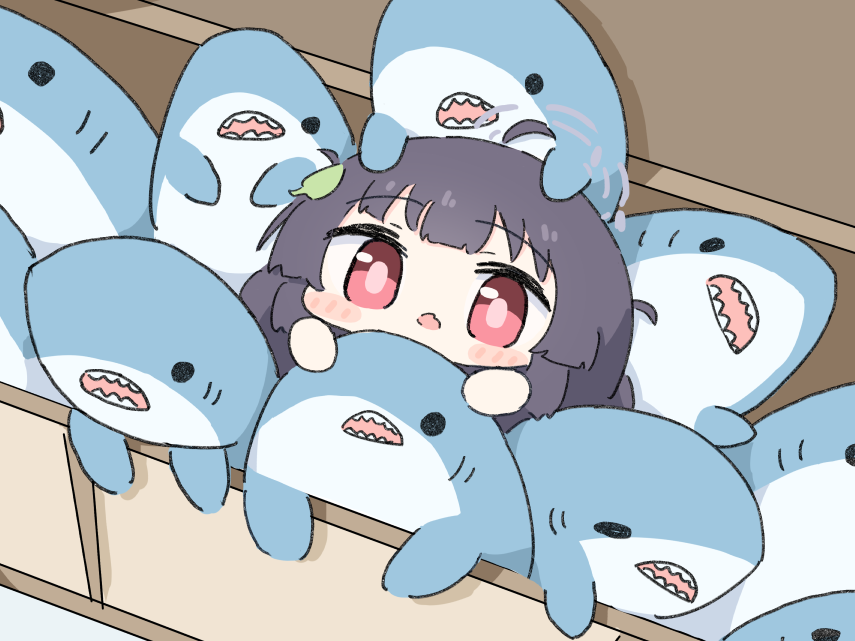
#> input picture transformation/miyu.png, 855 x 641 px
$ python rotate.py
#> lines starting #> are read from the running program, lines starting #| are printed output that depends on the picture
import cv2

img = cv2.imread("./miyu.png")
#> img is the input picture: shape (641, 855, 3); mean B, G, R 192.3, 187.5, 179.6
rotated_img = cv2.rotate(img, cv2.ROTATE_90_CLOCKWISE)
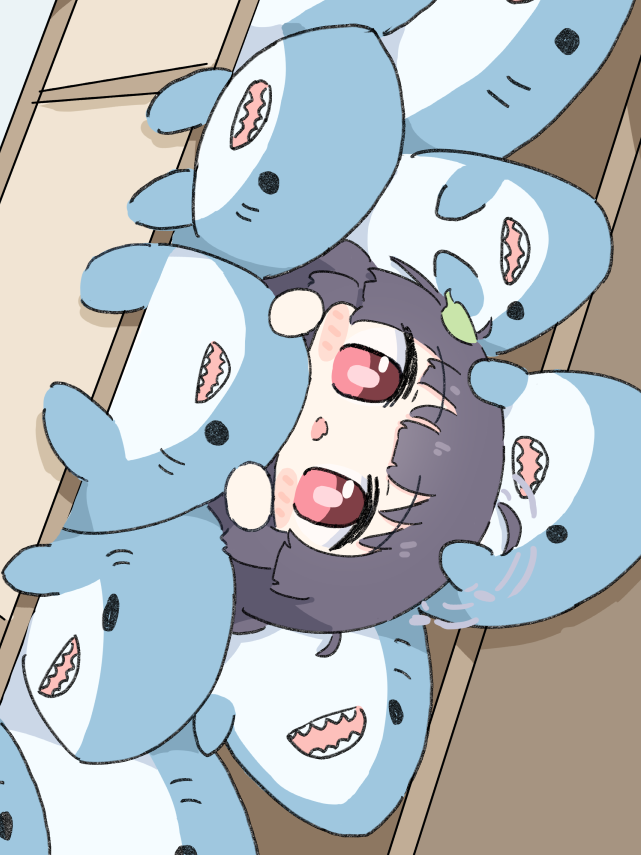
#> rotated_img: shape (855, 641, 3); mean B, G, R 192.3, 187.5, 179.6

cv2.imshow('Original',img)
cv2.imshow("Rotated Image", rotated_img)

cv2.waitKey(0)
cv2.destroyAllWindows()
